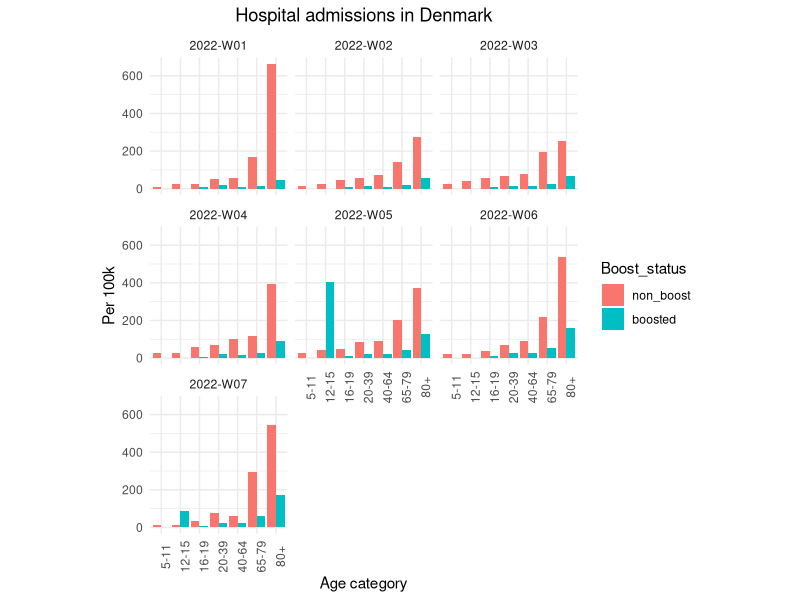

Source code (R):
library("tidyverse")
library("dplyr")
library("lubridate")
library("forcats")
library("ggplot2")

tibbed <-
  read_csv2("06_nyindlagte_pr_vaccinationsstatus_pr_aldersgrp_pr_uge.csv")
tibbed %>%
  mutate(across(Aldersgruppe, as.factor)) %>%
  mutate(
    Aldersgruppe = fct_relevel(
      Aldersgruppe,
      "5-11",
      "12-15",
      "16-19",
      "20-39",
      "40-64",
      "65-79",
      "80+"
    )
  ) %>%
  mutate(across(Vaccinationsstatus, as.factor)) %>%
  mutate(
    Vaccinationsstatus = recode(
      Vaccinationsstatus,
      Uvaccinerede = "unvac",
      `P�begyndt vaccination` = "first_vac",
      `Forventet fuld effekt` = "twice_vac",
      `F�rste revaccination` = "boosted"
    )
  ) %>%
  mutate(
    Vaccinationsstatus = fct_relevel(
      Vaccinationsstatus,
      "unvac",
      "first_vac",
      "twice_vac",
      "boosted"
    )
  ) %>%
  filter(
    .,
    Uge == "2022-W01" |
      Uge == "2022-W02" |
      Uge == "2022-W03" |
      Uge == "2022-W04" |
      Uge == "2022-W05" | 
      Uge == "2022-W06" | 
      Uge == "2022-W07"
  ) %>%
  mutate(Boost_status = fct_collapse(
    Vaccinationsstatus,
    non_boost = c("unvac",
                  "first_vac",
                  "twice_vac")
  )) %>%
  group_by(Aldersgruppe,
           Boost_status,
           `Nyindlagte pr. 100.000`) %>%
  
  ggplot(.,
         aes(fill = Boost_status,
             x = Aldersgruppe,
             y = `Nyindlagte pr. 100.000`)) +
  geom_bar(position = "dodge", stat = 'identity') +
  theme_minimal() +
  theme(
    panel.grid.minor.x = element_blank(),
    axis.text.x = element_text(angle = 90),
    aspect.ratio = 1
  ) +
  labs(y = "Per 100k", 
       x = "Age category", 
       title = "Hospital admissions in Denmark") +
  theme(plot.title = element_text(hjust = 0.5)) +
  facet_wrap( ~ Uge)
